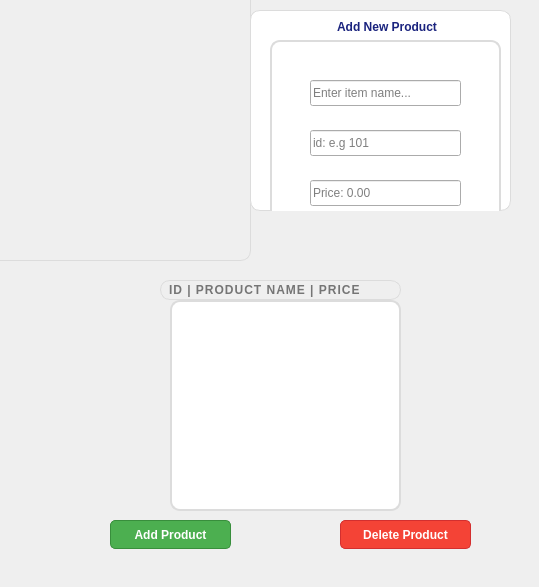
<?xml version="1.0" encoding="UTF-8"?>
<ui version="4.0">
 <class>AdminInventory</class>
 <widget class="QWidget" name="AdminInventory">
  <property name="geometry">
   <rect>
    <x>0</x>
    <y>0</y>
    <width>539</width>
    <height>587</height>
   </rect>
  </property>
  <property name="windowTitle">
   <string>Form</string>
  </property>
  <property name="windowIcon">
   <iconset>
    <normaloff>../../Desktop/logo.png.png</normaloff>../../Desktop/logo.png.png</iconset>
  </property>
  <property name="styleSheet">
   <string notr="true">background-color: whitesmoke;
font-family: 'Segoe UI', Arial; 
font-size: 10pt;

QLabel {
    color: #333333;
    font-size: 14px;
    font-weight: bold;
} /* Added this closing brace */

QFrame {
    border: 1px solid #dcdcdc;
    border-radius: 10px;
    background-color: #ffffff;
}</string>
  </property>
  <widget class="QPushButton" name="btnDelete">
   <property name="geometry">
    <rect>
     <x>340</x>
     <y>520</y>
     <width>131</width>
     <height>29</height>
    </rect>
   </property>
   <property name="styleSheet">
    <string notr="true">QPushButton {
    background-color: #f44336; 
    color: white; 
    font-weight: bold; 
    border-radius: 5px;
    border: 1px solid #d32f2f;
    padding: 5px;
}

QPushButton:hover {
    background-color: #da190b;
}</string>
   </property>
   <property name="text">
    <string>Delete Product</string>
   </property>
  </widget>
  <widget class="QPushButton" name="btnAddProduct">
   <property name="geometry">
    <rect>
     <x>110</x>
     <y>520</y>
     <width>121</width>
     <height>29</height>
    </rect>
   </property>
   <property name="styleSheet">
    <string notr="true">QPushButton {
    background-color: #4CAF50; 
    color: white; 
    font-weight: bold; 
    border-radius: 5px;
    border: 1px solid #388E3C;
    padding: 5px;
}

QPushButton:hover {
    background-color: #45a049; /* Slightly darker green when mouse is over it */
}</string>
   </property>
   <property name="text">
    <string>Add Product</string>
   </property>
  </widget>
  <widget class="QListWidget" name="listProducts">
   <property name="geometry">
    <rect>
     <x>170</x>
     <y>300</y>
     <width>231</width>
     <height>211</height>
    </rect>
   </property>
   <property name="styleSheet">
    <string notr="true">QListWidget {
    background-color: #ffffff;
    border: 2px solid #dcdcdc;
    border-radius: 10px;
    padding: 5px;
    font-family: &quot;Segoe UI&quot;, Arial;
    font-size: 11pt;
    color: #333333;
}

/* This changes how the item looks when you click it */
QListWidget::item:selected {
    background-color: #e3f2fd; /* Light blue highlight */
    color: #1a237e;            /* Navy blue text when selected */
    border-radius: 5px;
    font-weight: bold;
}

/* This adds a little space between the products */
QListWidget::item {
    padding: 8px;
    border-bottom: 1px solid #f0f0f0;
}</string>
   </property>
  </widget>
  <widget class="QFrame" name="frame">
   <property name="geometry">
    <rect>
     <x>250</x>
     <y>10</y>
     <width>261</width>
     <height>201</height>
    </rect>
   </property>
   <property name="frameShape">
    <enum>QFrame::Shape::StyledPanel</enum>
   </property>
   <property name="frameShadow">
    <enum>QFrame::Shadow::Raised</enum>
   </property>
   <widget class="QGroupBox" name="groupBox">
    <property name="geometry">
     <rect>
      <x>20</x>
      <y>10</y>
      <width>231</width>
      <height>211</height>
     </rect>
    </property>
    <property name="styleSheet">
     <string notr="true">QGroupBox {
    font-weight: bold;
    border: 2px solid #dcdcdc;
    border-radius: 10px;
    margin-top: 20px; /* Leaves space for the title */
    padding-top: 10px;
    background-color: #ffffff; /* White background inside the box */
}
QGroupBox::title {
    subcontrol-origin: margin;
    subcontrol-position: top center; /* Centers the title &quot;Add New Product&quot; */
    padding: 0 10px;
    color: #1a237e; /* Matches your Logo Navy Blue */
}</string>
    </property>
    <property name="title">
     <string>Add New Product</string>
    </property>
    <widget class="QLineEdit" name="txtName">
     <property name="geometry">
      <rect>
       <x>40</x>
       <y>60</y>
       <width>151</width>
       <height>26</height>
      </rect>
     </property>
     <property name="placeholderText">
      <string>Enter item name...</string>
     </property>
    </widget>
    <widget class="QLineEdit" name="txtID">
     <property name="geometry">
      <rect>
       <x>40</x>
       <y>110</y>
       <width>151</width>
       <height>26</height>
      </rect>
     </property>
     <property name="placeholderText">
      <string>id: e.g 101</string>
     </property>
    </widget>
    <widget class="QLineEdit" name="txtPrice">
     <property name="geometry">
      <rect>
       <x>40</x>
       <y>160</y>
       <width>151</width>
       <height>26</height>
      </rect>
     </property>
     <property name="placeholderText">
      <string>Price: 0.00</string>
     </property>
    </widget>
   </widget>
  </widget>
  <widget class="QLabel" name="label">
   <property name="geometry">
    <rect>
     <x>-10</x>
     <y>-20</y>
     <width>261</width>
     <height>281</height>
    </rect>
   </property>
   <property name="styleSheet">
    <string notr="true">QLabel {
    background: transparent; /* Makes sure there is no white box around the logo */
    padding: 10px;
}</string>
   </property>
   <property name="text">
    <string/>
   </property>
   <property name="pixmap">
    <pixmap>:/logo.png.png</pixmap>
   </property>
   <property name="scaledContents">
    <bool>true</bool>
   </property>
  </widget>
  <widget class="QLabel" name="label_2">
   <property name="geometry">
    <rect>
     <x>160</x>
     <y>280</y>
     <width>241</width>
     <height>20</height>
    </rect>
   </property>
   <property name="styleSheet">
    <string notr="true">QLabel {
    color: #757575;            /* Professional light grey */
    font-size: 9pt;            /* Smaller, subtle size */
    font-weight: bold;         /* Bold to make it look like a header */
    text-transform: uppercase; /* Ensures all caps for a clean look */
    letter-spacing: 1px;       /* Adds a modern, airy feel to the text */
    background: transparent;
    padding-left: 5px;         /* Aligns it with the text inside the list */
}</string>
   </property>
   <property name="text">
    <string>ID | PRODUCT NAME | PRICE</string>
   </property>
  </widget>
  <zorder>label</zorder>
  <zorder>btnDelete</zorder>
  <zorder>btnAddProduct</zorder>
  <zorder>listProducts</zorder>
  <zorder>frame</zorder>
  <zorder>label_2</zorder>
 </widget>
 <resources/>
 <connections/>
</ui>
